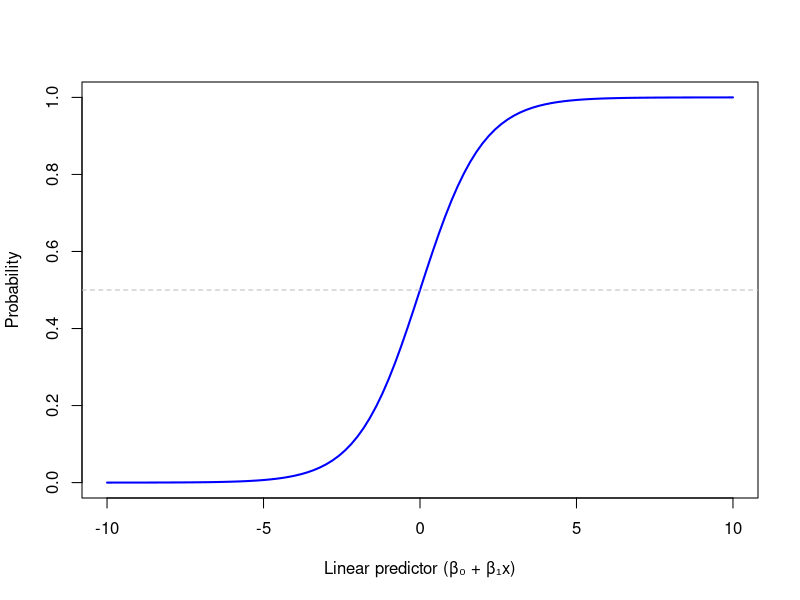
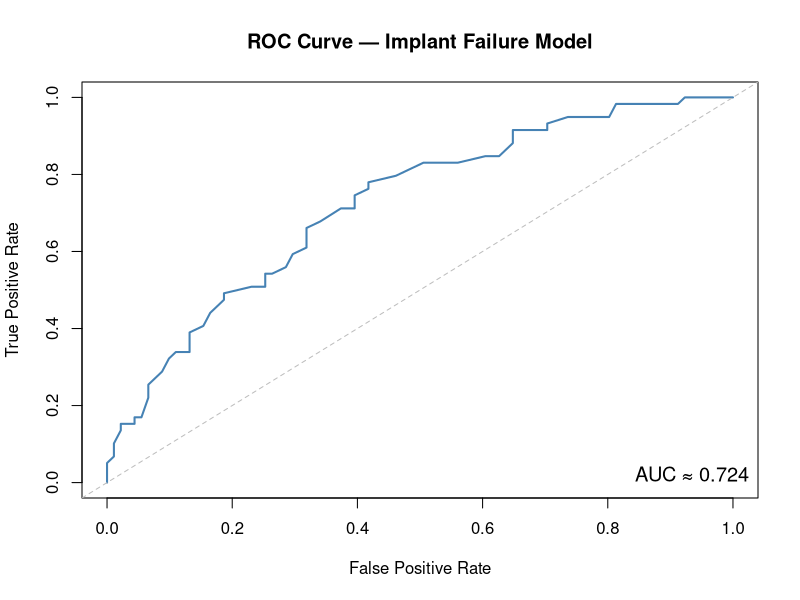
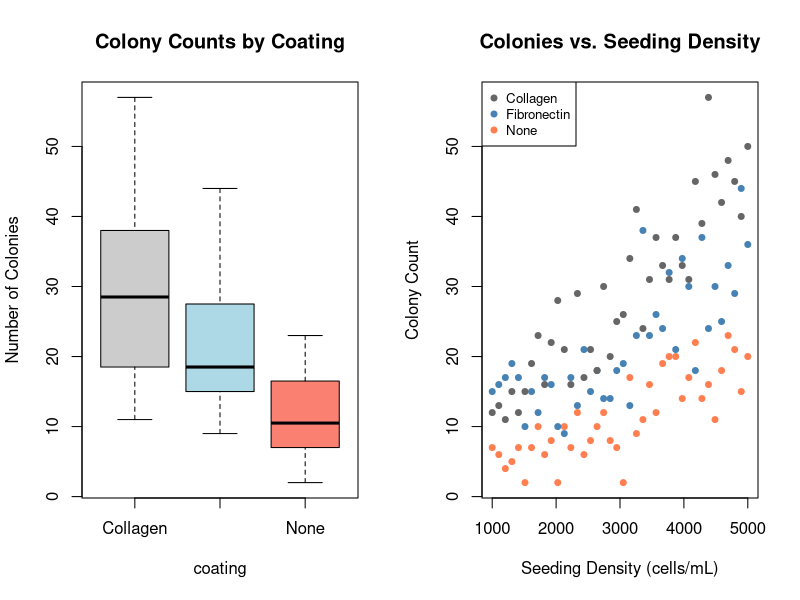
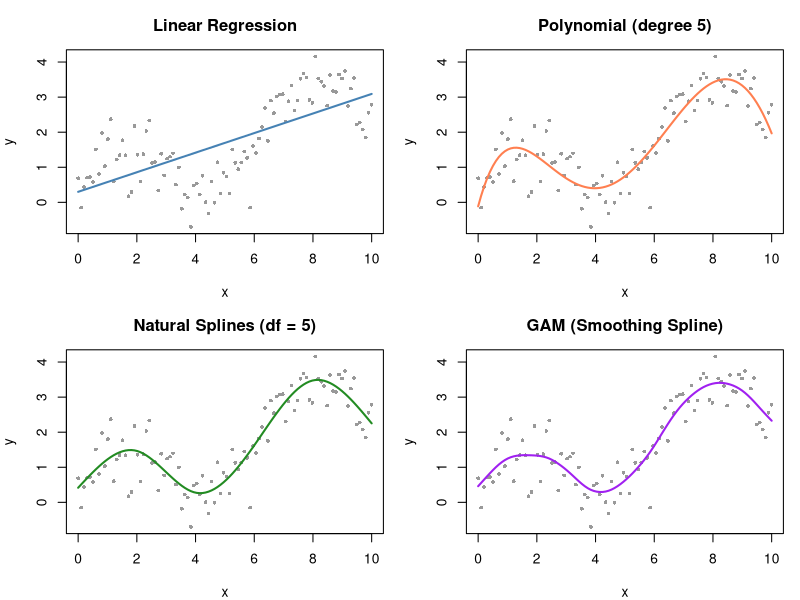
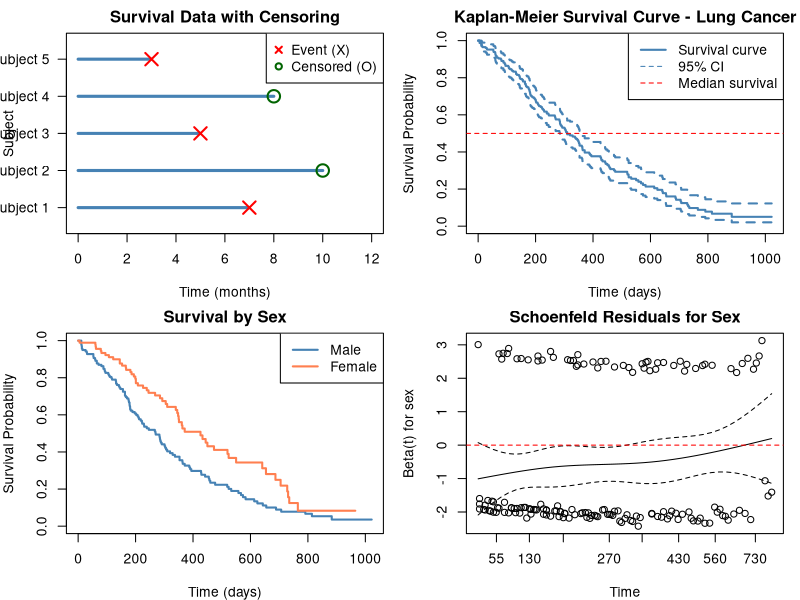
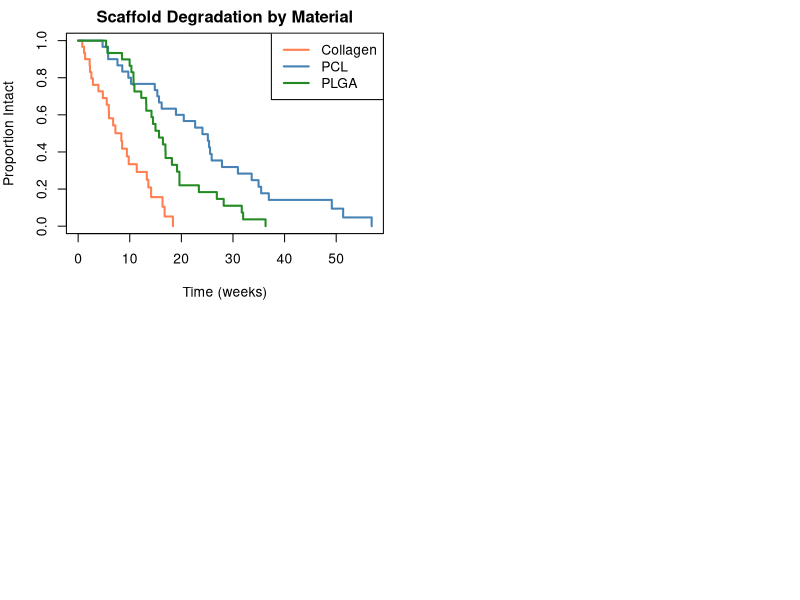

Here is the R script that generated these plots, in order:
## ---- chunk 1
#| label: setup
#| include: false

# Core data manipulation and visualization
library(tidyverse)
library(knitr)
library(readxl)

# Statistical analysis packages
library(MASS)        # LDA, robust regression
library(pwr)         # Power analysis
library(boot)        # Bootstrap methods
library(car)         # Companion to Applied Regression
library(survival)    # Survival analysis
library(nlme)        # Mixed effects models
library(broom)       # Tidy model output
library(emmeans)     # Estimated marginal means
library(splines)     # Natural splines

# Set consistent theme for all plots
theme_set(theme_minimal(base_size = 14))

# Set seed for reproducibility
set.seed(2026)
## ---- chunk 2
#| label: logistic-function-output
#| echo: false
#| eval: true
#| fig-width: 8
#| fig-height: 4

curve(1 / (1 + exp(-x)), from = -10, to = 10, col = "blue", lwd = 2,
      ylab = "Probability", xlab = "Linear predictor (β₀ + β₁x)")
abline(h = 0.5, lty = 2, col = "gray")
## ---- chunk 3
#| echo: false
#| eval: true

data(mtcars)
mtcars$am <- factor(mtcars$am)
model <- glm(am ~ mpg, data = mtcars, family = binomial)
summary(model)
## ---- chunk 4
#| echo: false
#| eval: true

exp(coef(model))
## ---- chunk 5
#| label: roc-output
#| echo: false
#| eval: true
#| fig-width: 8
#| fig-height: 5

set.seed(2026)
n <- 150
implant_data <- data.frame(
  surface_roughness = rnorm(n, 1.5, 0.5),
  coating_thickness = rnorm(n, 50, 15),
  load_cycles       = rnorm(n, 5e6, 1e6)
)
implant_data$failure <- rbinom(n, 1,
  plogis(-3 + 1.5 * implant_data$surface_roughness -
         0.02 * implant_data$coating_thickness +
         0.0000003 * implant_data$load_cycles))

implant_glm <- glm(failure ~ surface_roughness + coating_thickness + load_cycles,
                    family = binomial, data = implant_data)

# Manual ROC curve
pred_probs <- predict(implant_glm, type = "response")
thresholds <- seq(0, 1, by = 0.01)
tpr <- sapply(thresholds, function(t) {
  pred_class <- ifelse(pred_probs >= t, 1, 0)
  sum(pred_class == 1 & implant_data$failure == 1) / sum(implant_data$failure == 1)
})
fpr <- sapply(thresholds, function(t) {
  pred_class <- ifelse(pred_probs >= t, 1, 0)
  sum(pred_class == 1 & implant_data$failure == 0) / sum(implant_data$failure == 0)
})

plot(fpr, tpr, type = "l", col = "steelblue", lwd = 2,
     xlab = "False Positive Rate", ylab = "True Positive Rate",
     main = "ROC Curve — Implant Failure Model")
abline(0, 1, lty = 2, col = "gray")

# Approximate AUC using trapezoidal rule
auc <- abs(sum(diff(fpr) * (tpr[-1] + tpr[-length(tpr)])/2))
legend("bottomright", paste("AUC ≈", round(auc, 3)), bty = "n", cex = 1.2)
## ---- chunk 6
#| label: poisson-example-output
#| echo: false
#| eval: true
#| fig-width: 10
#| fig-height: 4

set.seed(2026)
n <- 120
colony_data <- data.frame(
  coating = factor(rep(c("None", "Fibronectin", "Collagen"), each = 40)),
  seeding = rep(seq(1000, 5000, length.out = 40), 3)
)
colony_data$colonies <- rpois(n, exp(
  1.5 + 0.6 * (colony_data$coating == "Fibronectin") +
  0.9 * (colony_data$coating == "Collagen") +
  0.0003 * colony_data$seeding))

par(mfrow = c(1, 2))
boxplot(colonies ~ coating, data = colony_data, col = c("gray80", "lightblue", "salmon"),
        main = "Colony Counts by Coating", ylab = "Number of Colonies")
plot(colony_data$seeding, colony_data$colonies,
     col = c("gray40", "steelblue", "coral")[colony_data$coating],
     pch = 19, cex = 0.8, xlab = "Seeding Density (cells/mL)",
     ylab = "Colony Count", main = "Colonies vs. Seeding Density")
legend("topleft", levels(colony_data$coating),
       col = c("gray40", "steelblue", "coral"), pch = 19, cex = 0.8)
## ---- chunk 7
#| label: spline-comparison-output
#| echo: false
#| eval: true
#| fig-width: 10
#| fig-height: 8

library(splines)
set.seed(42)
x <- seq(0, 10, length.out = 100)
y <- sin(x) + 0.3 * x + rnorm(100, 0, 0.5)
df <- data.frame(x, y)

par(mfrow = c(2, 2), mar = c(4, 4, 3, 1))

# Linear
plot(x, y, pch = 16, cex = 0.6, col = "gray60", main = "Linear Regression")
m1 <- lm(y ~ x, data = df)
lines(x, predict(m1), col = "steelblue", lwd = 2)

# Polynomial (degree 5)
plot(x, y, pch = 16, cex = 0.6, col = "gray60", main = "Polynomial (degree 5)")
m2 <- lm(y ~ poly(x, 5), data = df)
lines(x, predict(m2), col = "coral", lwd = 2)

# Natural splines (df = 5)
plot(x, y, pch = 16, cex = 0.6, col = "gray60", main = "Natural Splines (df = 5)")
m3 <- lm(y ~ ns(x, df = 5), data = df)
lines(x, predict(m3), col = "forestgreen", lwd = 2)

# GAM with smoothing spline
plot(x, y, pch = 16, cex = 0.6, col = "gray60", main = "GAM (Smoothing Spline)")
m4 <- smooth.spline(x, y, cv = TRUE)
lines(m4, col = "purple", lwd = 2)
## ---- chunk 8
#| label: censoring-output
#| echo: false
#| eval: true
#| fig-width: 9
#| fig-height: 3

# Visualize censoring concept
par(mar = c(4, 4, 2, 1))
plot(NULL, xlim = c(0, 12), ylim = c(0.5, 5.5), xlab = "Time (months)",
     ylab = "Subject", main = "Survival Data with Censoring", yaxt = "n")
axis(2, at = 1:5, labels = paste("Subject", 1:5), las = 1)

# Subject timelines
segments(0, 5, 3, 5, lwd = 3, col = "steelblue")
points(3, 5, pch = 4, cex = 2, col = "red", lwd = 2)  # Event
segments(0, 4, 8, 4, lwd = 3, col = "steelblue")
points(8, 4, pch = 1, cex = 2, col = "darkgreen", lwd = 2)  # Censored
segments(0, 3, 5, 3, lwd = 3, col = "steelblue")
points(5, 3, pch = 4, cex = 2, col = "red", lwd = 2)  # Event
segments(0, 2, 10, 2, lwd = 3, col = "steelblue")
points(10, 2, pch = 1, cex = 2, col = "darkgreen", lwd = 2)  # Censored
segments(0, 1, 7, 1, lwd = 3, col = "steelblue")
points(7, 1, pch = 4, cex = 2, col = "red", lwd = 2)  # Event

legend("topright", c("Event (X)", "Censored (O)"),
       pch = c(4, 1), col = c("red", "darkgreen"), pt.lwd = 2)
## ---- chunk 9
#| label: km-curves-output
#| echo: false
#| eval: true
#| fig-width: 9
#| fig-height: 5

library(survival)
data(lung)
km_fit <- survfit(Surv(time, status) ~ 1, data = lung)

plot(km_fit, xlab = "Time (days)", ylab = "Survival Probability",
     main = "Kaplan-Meier Survival Curve - Lung Cancer",
     col = "steelblue", lwd = 2, conf.int = TRUE)
abline(h = 0.5, lty = 2, col = "red")
legend("topright", c("Survival curve", "95% CI", "Median survival"),
       col = c("steelblue", "steelblue", "red"), lwd = c(2, 1, 1), lty = c(1, 2, 2))
## ---- chunk 10
#| label: survival-comparison-output
#| echo: false
#| eval: true
#| fig-width: 9
#| fig-height: 5

km_sex <- survfit(Surv(time, status) ~ sex, data = lung)
plot(km_sex, col = c("steelblue", "coral"), lwd = 2,
     xlab = "Time (days)", ylab = "Survival Probability",
     main = "Survival by Sex")
legend("topright", c("Male", "Female"), col = c("steelblue", "coral"), lwd = 2)
## ---- chunk 11
#| echo: false
#| eval: true

survdiff(Surv(time, status) ~ sex, data = lung)
## ---- chunk 12
#| echo: true
#| eval: true

cox_model <- coxph(Surv(time, status) ~ age + sex + ph.ecog, data = lung)
summary(cox_model)
## ---- chunk 13
#| echo: false
#| eval: true

exp(cbind(HR = coef(cox_model), confint(cox_model)))
## ---- chunk 14
#| label: ph-assumption-output
#| echo: false
#| eval: true
#| fig-width: 9
#| fig-height: 4

ph_test <- cox.zph(cox_model)
print(ph_test)
plot(ph_test[2], main = "Schoenfeld Residuals for Sex")
abline(h = 0, col = "red", lty = 2)
## ---- chunk 15
#| label: scaffold-survival-output
#| echo: false
#| eval: true
#| fig-width: 9
#| fig-height: 5

library(survival)
set.seed(2026)
n_scaffolds <- 90
scaffold_surv <- data.frame(
  material = factor(rep(c("PLGA", "PCL", "Collagen"), each = 30)),
  time = c(rweibull(30, 2, 14), rweibull(30, 2, 28), rweibull(30, 1.5, 10)),
  event = rbinom(n_scaffolds, 1, 0.85)
)
scaffold_surv$time <- pmax(scaffold_surv$time, 0.5)

km_scaffold <- survfit(Surv(time, event) ~ material, data = scaffold_surv)
plot(km_scaffold, col = c("coral", "steelblue", "forestgreen"), lwd = 2,
     xlab = "Time (weeks)", ylab = "Proportion Intact",
     main = "Scaffold Degradation by Material")
legend("topright", c("Collagen", "PCL", "PLGA"),
       col = c("coral", "steelblue", "forestgreen"), lwd = 2)
